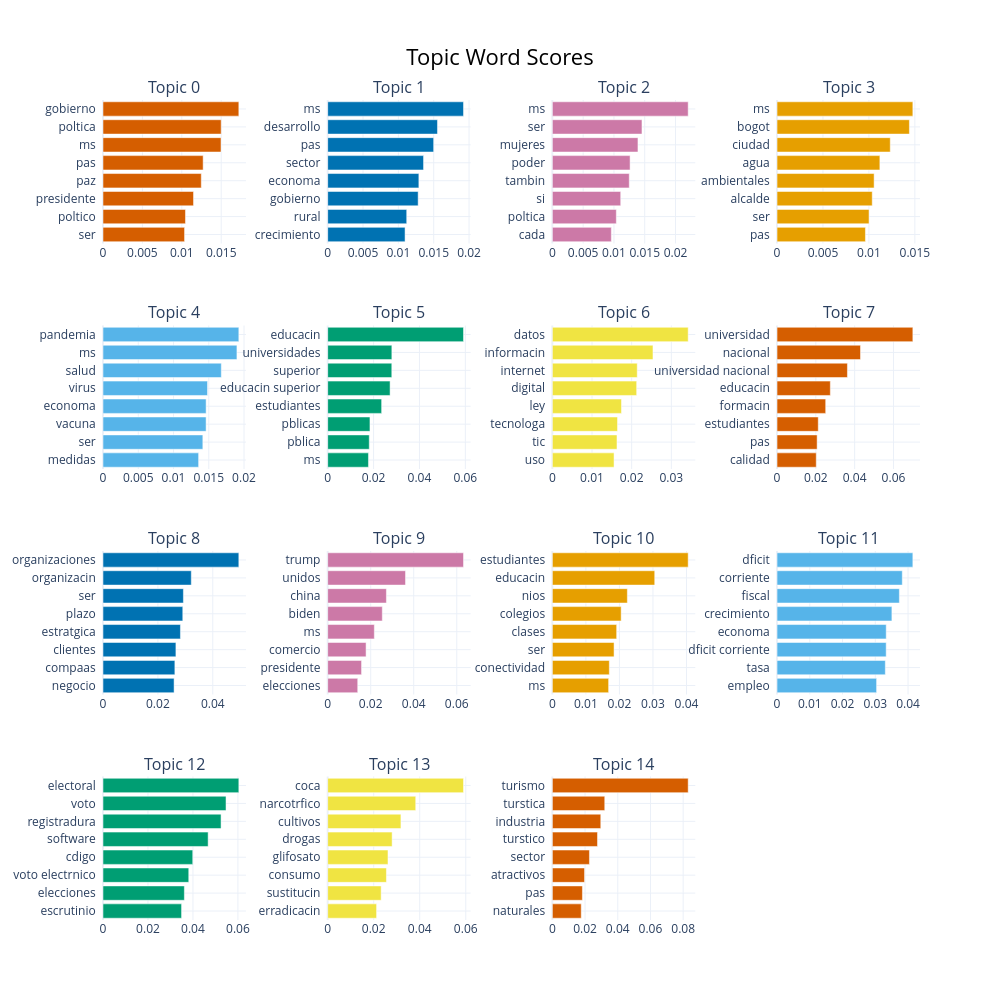

Here is the notebook cell this chart was saved with:
### Code cell
# Barras de palabras clave por tópico
model_final.visualize_barchart(top_n_topics=15, n_words=8)

### Figure 1 — Plotly figure (JSON) as saved in the notebook; plotly's stock layout.template omitted (floating-point values rounded to 4 significant figures)
{"data": [{"marker": {"color": "#D55E00"}, "orientation": "h", "type": "bar", "x": [0.01035, 0.01047, 0.01149, 0.01247, 0.01271, 0.01498, 0.015, 0.01724], "xaxis": "x", "y": ["ser  ", "poltico  ", "presidente  ", "paz  ", "pas  ", "ms  ", "poltica  ", "gobierno  "], "yaxis": "y"}, {"marker": {"color": "#0072B2"}, "orientation": "h", "type": "bar", "x": [0.01095, 0.01118, 0.0128, 0.0129, 0.01356, 0.01499, 0.01553, 0.01922], "xaxis": "x2", "y": ["crecimiento  ", "rural  ", "gobierno  ", "economa  ", "sector  ", "pas  ", "desarrollo  ", "ms  "], "yaxis": "y2"}, {"marker": {"color": "#CC79A7"}, "orientation": "h", "type": "bar", "x": [0.009578, 0.01039, 0.0111, 0.01249, 0.01262, 0.0139, 0.01455, 0.02205], "xaxis": "x3", "y": ["cada  ", "poltica  ", "si  ", "tambin  ", "poder  ", "mujeres  ", "ser  ", "ms  "], "yaxis": "y3"}, {"marker": {"color": "#E69F00"}, "orientation": "h", "type": "bar", "x": [0.009621, 0.01002, 0.01036, 0.01057, 0.01119, 0.01232, 0.01441, 0.01478], "xaxis": "x4", "y": ["pas  ", "ser  ", "alcalde  ", "ambientales  ", "agua  ", "ciudad  ", "bogot  ", "ms  "], "yaxis": "y4"}, {"marker": {"color": "#56B4E9"}, "orientation": "h", "type": "bar", "x": [0.01356, 0.01416, 0.01462, 0.01463, 0.01482, 0.01678, 0.019, 0.01926], "xaxis": "x5", "y": ["medidas  ", "ser  ", "vacuna  ", "economa  ", "virus  ", "salud  ", "ms  ", "pandemia  "], "yaxis": "y5"}, {"marker": {"color": "#009E73"}, "orientation": "h", "type": "bar", "x": [0.01778, 0.01812, 0.01843, 0.02352, 0.0272, 0.02795, 0.02797, 0.0592], "xaxis": "x6", "y": ["ms  ", "pblica  ", "pblicas  ", "estudiantes  ", "educacin superior  ", "superior  ", "universidades  ", "educacin  "], "yaxis": "y6"}, {"marker": {"color": "#F0E442"}, "orientation": "h", "type": "bar", "x": [0.01556, 0.0163, 0.01643, 0.01743, 0.02126, 0.0214, 0.02537, 0.03425], "xaxis": "x7", "y": ["uso  ", "tic  ", "tecnologa  ", "ley  ", "digital  ", "internet  ", "informacin  ", "datos  "], "yaxis": "y7"}, {"marker": {"color": "#D55E00"}, "orientation": "h", "type": "bar", "x": [0.02021, 0.02066, 0.02124, 0.02508, 0.02747, 0.03628, 0.04301, 0.06999], "xaxis": "x8", "y": ["calidad  ", "pas  ", "estudiantes  ", "formacin  ", "educacin  ", "universidad nacional  ", "nacional  ", "universidad  "], "yaxis": "y8"}, {"marker": {"color": "#0072B2"}, "orientation": "h", "type": "bar", "x": [0.0259, 0.02619, 0.02656, 0.02821, 0.02906, 0.02929, 0.03216, 0.04948], "xaxis": "x9", "y": ["negocio  ", "compaas  ", "clientes  ", "estratgica  ", "plazo  ", "ser  ", "organizacin  ", "organizaciones  "], "yaxis": "y9"}, {"marker": {"color": "#CC79A7"}, "orientation": "h", "type": "bar", "x": [0.01397, 0.01575, 0.01785, 0.02169, 0.02539, 0.02729, 0.03618, 0.06314], "xaxis": "x10", "y": ["elecciones  ", "presidente  ", "comercio  ", "ms  ", "biden  ", "china  ", "unidos  ", "trump  "], "yaxis": "y10"}, {"marker": {"color": "#E69F00"}, "orientation": "h", "type": "bar", "x": [0.01678, 0.01699, 0.0184, 0.01918, 0.02052, 0.02237, 0.03053, 0.04051], "xaxis": "x11", "y": ["ms  ", "conectividad  ", "ser  ", "clases  ", "colegios  ", "nios  ", "educacin  ", "estudiantes  "], "yaxis": "y11"}, {"marker": {"color": "#56B4E9"}, "orientation": "h", "type": "bar", "x": [0.0304, 0.03306, 0.03333, 0.03334, 0.03507, 0.03735, 0.03824, 0.04147], "xaxis": "x12", "y": ["empleo  ", "tasa  ", "dficit corriente  ", "economa  ", "crecimiento  ", "fiscal  ", "corriente  ", "dficit  "], "yaxis": "y12"}, {"marker": {"color": "#009E73"}, "orientation": "h", "type": "bar", "x": [0.03494, 0.03618, 0.03813, 0.0399, 0.04675, 0.0525, 0.05471, 0.0604], "xaxis": "x13", "y": ["escrutinio  ", "elecciones  ", "voto electrnico  ", "cdigo  ", "software  ", "registradura  ", "voto  ", "electoral  "], "yaxis": "y13"}, {"marker": {"color": "#F0E442"}, "orientation": "h", "type": "bar", "x": [0.02125, 0.02324, 0.02553, 0.02621, 0.028, 0.03183, 0.03826, 0.05902], "xaxis": "x14", "y": ["erradicacin  ", "sustitucin  ", "consumo  ", "glifosato  ", "drogas  ", "cultivos  ", "narcotrfico  ", "coca  "], "yaxis": "y14"}, {"marker": {"color": "#D55E00"}, "orientation": "h", "type": "bar", "x": [0.01767, 0.0184, 0.01968, 0.02268, 0.0276, 0.02962, 0.03205, 0.08306], "xaxis": "x15", "y": ["naturales  ", "pas  ", "atractivos  ", "sector  ", "turstico  ", "industria  ", "turstica  ", "turismo  "], "yaxis": "y15"}], "layout": {"annotations": [{"font": {"size": 16}, "showarrow": false, "text": "Topic 0", "x": 0.0875, "xanchor": "center", "xref": "paper", "y": 1, "yanchor": "bottom", "yref": "paper"}, {"font": {"size": 16}, "showarrow": false, "text": "Topic 1", "x": 0.3625, "xanchor": "center", "xref": "paper", "y": 1, "yanchor": "bottom", "yref": "paper"}, {"font": {"size": 16}, "showarrow": false, "text": "Topic 2", "x": 0.6375, "xanchor": "center", "xref": "paper", "y": 1, "yanchor": "bottom", "yref": "paper"}, {"font": {"size": 16}, "showarrow": false, "text": "Topic 3", "x": 0.9125, "xanchor": "center", "xref": "paper", "y": 1, "yanchor": "bottom", "yref": "paper"}, {"font": {"size": 16}, "showarrow": false, "text": "Topic 4", "x": 0.0875, "xanchor": "center", "xref": "paper", "y": 0.725, "yanchor": "bottom", "yref": "paper"}, {"font": {"size": 16}, "showarrow": false, "text": "Topic 5", "x": 0.3625, "xanchor": "center", "xref": "paper", "y": 0.725, "yanchor": "bottom", "yref": "paper"}, {"font": {"size": 16}, "showarrow": false, "text": "Topic 6", "x": 0.6375, "xanchor": "center", "xref": "paper", "y": 0.725, "yanchor": "bottom", "yref": "paper"}, {"font": {"size": 16}, "showarrow": false, "text": "Topic 7", "x": 0.9125, "xanchor": "center", "xref": "paper", "y": 0.725, "yanchor": "bottom", "yref": "paper"}, {"font": {"size": 16}, "showarrow": false, "text": "Topic 8", "x": 0.0875, "xanchor": "center", "xref": "paper", "y": 0.45, "yanchor": "bottom", "yref": "paper"}, {"font": {"size": 16}, "showarrow": false, "text": "Topic 9", "x": 0.3625, "xanchor": "center", "xref": "paper", "y": 0.45, "yanchor": "bottom", "yref": "paper"}, {"font": {"size": 16}, "showarrow": false, "text": "Topic 10", "x": 0.6375, "xanchor": "center", "xref": "paper", "y": 0.45, "yanchor": "bottom", "yref": "paper"}, {"font": {"size": 16}, "showarrow": false, "text": "Topic 11", "x": 0.9125, "xanchor": "center", "xref": "paper", "y": 0.45, "yanchor": "bottom", "yref": "paper"}, {"font": {"size": 16}, "showarrow": false, "text": "Topic 12", "x": 0.0875, "xanchor": "center", "xref": "paper", "y": 0.175, "yanchor": "bottom", "yref": "paper"}, {"font": {"size": 16}, "showarrow": false, "text": "Topic 13", "x": 0.3625, "xanchor": "center", "xref": "paper", "y": 0.175, "yanchor": "bottom", "yref": "paper"}, {"font": {"size": 16}, "showarrow": false, "text": "Topic 14", "x": 0.6375, "xanchor": "center", "xref": "paper", "y": 0.175, "yanchor": "bottom", "yref": "paper"}], "height": 1000, "hoverlabel": {"bgcolor": "white", "font": {"family": "Rockwell", "size": 16}}, "showlegend": false, "title": {"font": {"color": "Black", "size": 22}, "text": "Topic Word Scores", "x": 0.5, "xanchor": "center", "yanchor": "top"}, "width": 1000, "xaxis": {"anchor": "y", "domain": [0, 0.175], "showgrid": true}, "xaxis10": {"anchor": "y10", "domain": [0.275, 0.45], "showgrid": true}, "xaxis11": {"anchor": "y11", "domain": [0.55, 0.725], "showgrid": true}, "xaxis12": {"anchor": "y12", "domain": [0.825, 1], "showgrid": true}, "xaxis13": {"anchor": "y13", "domain": [0, 0.175], "showgrid": true}, "xaxis14": {"anchor": "y14", "domain": [0.275, 0.45], "showgrid": true}, "xaxis15": {"anchor": "y15", "domain": [0.55, 0.725], "showgrid": true}, "xaxis16": {"anchor": "y16", "domain": [0.825, 1], "showgrid": true}, "xaxis2": {"anchor": "y2", "domain": [0.275, 0.45], "showgrid": true}, "xaxis3": {"anchor": "y3", "domain": [0.55, 0.725], "showgrid": true}, "xaxis4": {"anchor": "y4", "domain": [0.825, 1], "showgrid": true}, "xaxis5": {"anchor": "y5", "domain": [0, 0.175], "showgrid": true}, "xaxis6": {"anchor": "y6", "domain": [0.275, 0.45], "showgrid": true}, "xaxis7": {"anchor": "y7", "domain": [0.55, 0.725], "showgrid": true}, "xaxis8": {"anchor": "y8", "domain": [0.825, 1], "showgrid": true}, "xaxis9": {"anchor": "y9", "domain": [0, 0.175], "showgrid": true}, "yaxis": {"anchor": "x", "domain": [0.825, 1], "showgrid": true}, "yaxis10": {"anchor": "x10", "domain": [0.275, 0.45], "showgrid": true}, "yaxis11": {"anchor": "x11", "domain": [0.275, 0.45], "showgrid": true}, "yaxis12": {"anchor": "x12", "domain": [0.275, 0.45], "showgrid": true}, "yaxis13": {"anchor": "x13", "domain": [0, 0.175], "showgrid": true}, "yaxis14": {"anchor": "x14", "domain": [0, 0.175], "showgrid": true}, "yaxis15": {"anchor": "x15", "domain": [0, 0.175], "showgrid": true}, "yaxis16": {"anchor": "x16", "domain": [0, 0.175], "showgrid": true}, "yaxis2": {"anchor": "x2", "domain": [0.825, 1], "showgrid": true}, "yaxis3": {"anchor": "x3", "domain": [0.825, 1], "showgrid": true}, "yaxis4": {"anchor": "x4", "domain": [0.825, 1], "showgrid": true}, "yaxis5": {"anchor": "x5", "domain": [0.55, 0.725], "showgrid": true}, "yaxis6": {"anchor": "x6", "domain": [0.55, 0.725], "showgrid": true}, "yaxis7": {"anchor": "x7", "domain": [0.55, 0.725], "showgrid": true}, "yaxis8": {"anchor": "x8", "domain": [0.55, 0.725], "showgrid": true}, "yaxis9": {"anchor": "x9", "domain": [0.275, 0.45], "showgrid": true}}}
